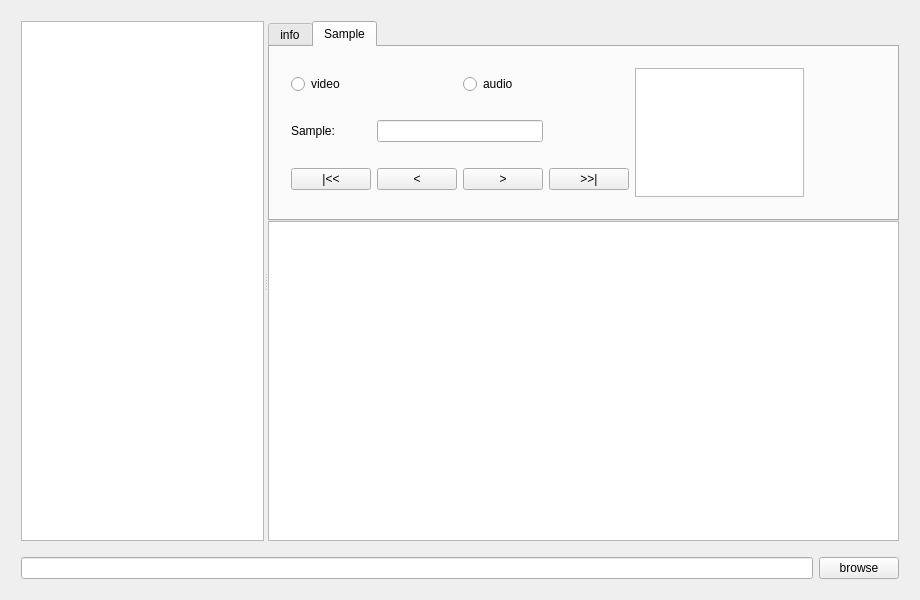
<?xml version="1.0" encoding="UTF-8"?>
<ui version="4.0">
 <class>MainWindow</class>
 <widget class="QMainWindow" name="MainWindow">
  <property name="geometry">
   <rect>
    <x>0</x>
    <y>0</y>
    <width>920</width>
    <height>600</height>
   </rect>
  </property>
  <property name="windowTitle">
   <string>MediaParser</string>
  </property>
  <widget class="QWidget" name="centralwidget">
   <layout class="QGridLayout" name="gridLayout">
    <item row="0" column="0">
     <layout class="QVBoxLayout" name="verticalLayout">
      <property name="leftMargin">
       <number>10</number>
      </property>
      <property name="topMargin">
       <number>10</number>
      </property>
      <property name="rightMargin">
       <number>10</number>
      </property>
      <property name="bottomMargin">
       <number>10</number>
      </property>
      <item>
       <widget class="QSplitter" name="splitter">
        <property name="orientation">
         <enum>Qt::Horizontal</enum>
        </property>
        <widget class="QTreeWidget" name="structTree">
         <property name="sizeAdjustPolicy">
          <enum>QAbstractScrollArea::AdjustToContents</enum>
         </property>
         <attribute name="headerVisible">
          <bool>false</bool>
         </attribute>
         <column>
          <property name="text">
           <string notr="true">1</string>
          </property>
         </column>
        </widget>
        <widget class="QWidget" name="widget" native="true">
         <layout class="QVBoxLayout" name="verticalLayout_2">
          <property name="spacing">
           <number>0</number>
          </property>
          <property name="leftMargin">
           <number>0</number>
          </property>
          <property name="topMargin">
           <number>0</number>
          </property>
          <property name="rightMargin">
           <number>0</number>
          </property>
          <property name="bottomMargin">
           <number>0</number>
          </property>
          <item>
           <widget class="QTabWidget" name="tabWidget">
            <property name="minimumSize">
             <size>
              <width>0</width>
              <height>200</height>
             </size>
            </property>
            <property name="maximumSize">
             <size>
              <width>16777215</width>
              <height>200</height>
             </size>
            </property>
            <property name="currentIndex">
             <number>1</number>
            </property>
            <widget class="QWidget" name="baseInfoTab">
             <attribute name="title">
              <string>info</string>
             </attribute>
             <layout class="QGridLayout" name="gridLayout_3">
              <property name="leftMargin">
               <number>0</number>
              </property>
              <property name="topMargin">
               <number>0</number>
              </property>
              <property name="rightMargin">
               <number>0</number>
              </property>
              <property name="bottomMargin">
               <number>0</number>
              </property>
              <property name="spacing">
               <number>0</number>
              </property>
              <item row="0" column="0">
               <widget class="QTextEdit" name="baseInfoTextEdit">
                <property name="readOnly">
                 <bool>true</bool>
                </property>
               </widget>
              </item>
             </layout>
            </widget>
            <widget class="QWidget" name="sampleTab">
             <attribute name="title">
              <string>Sample</string>
             </attribute>
             <widget class="QWidget" name="layoutWidget">
              <property name="geometry">
               <rect>
                <x>10</x>
                <y>10</y>
                <width>535</width>
                <height>151</height>
               </rect>
              </property>
              <layout class="QHBoxLayout" name="horizontalLayout_2">
               <item>
                <layout class="QGridLayout" name="gridLayout_2">
                 <property name="verticalSpacing">
                  <number>20</number>
                 </property>
                 <item row="0" column="0" colspan="2">
                  <widget class="QRadioButton" name="radioVideo">
                   <property name="text">
                    <string>video</string>
                   </property>
                  </widget>
                 </item>
                 <item row="1" column="0">
                  <widget class="QLabel" name="label">
                   <property name="text">
                    <string>Sample:</string>
                   </property>
                  </widget>
                 </item>
                 <item row="2" column="0">
                  <widget class="QPushButton" name="homeButton">
                   <property name="text">
                    <string>|&lt;&lt;</string>
                   </property>
                  </widget>
                 </item>
                 <item row="2" column="1">
                  <widget class="QPushButton" name="prevButton">
                   <property name="text">
                    <string>&lt;</string>
                   </property>
                  </widget>
                 </item>
                 <item row="2" column="2">
                  <widget class="QPushButton" name="nextButton">
                   <property name="text">
                    <string>&gt;</string>
                   </property>
                  </widget>
                 </item>
                 <item row="2" column="3">
                  <widget class="QPushButton" name="endButton">
                   <property name="text">
                    <string>&gt;&gt;|</string>
                   </property>
                  </widget>
                 </item>
                 <item row="1" column="1" colspan="2">
                  <widget class="QLineEdit" name="lineEditSample">
                   <property name="alignment">
                    <set>Qt::AlignRight|Qt::AlignTrailing|Qt::AlignVCenter</set>
                   </property>
                  </widget>
                 </item>
                 <item row="0" column="2" colspan="2">
                  <widget class="QRadioButton" name="radioAudio">
                   <property name="text">
                    <string>audio</string>
                   </property>
                  </widget>
                 </item>
                </layout>
               </item>
               <item>
                <widget class="QTextEdit" name="textEditSampleInfo">
                 <property name="readOnly">
                  <bool>true</bool>
                 </property>
                </widget>
               </item>
              </layout>
             </widget>
            </widget>
           </widget>
          </item>
          <item>
           <widget class="QTextEdit" name="hexView">
            <property name="lineWrapMode">
             <enum>QTextEdit::NoWrap</enum>
            </property>
            <property name="readOnly">
             <bool>true</bool>
            </property>
           </widget>
          </item>
         </layout>
        </widget>
       </widget>
      </item>
      <item>
       <layout class="QHBoxLayout" name="horizontalLayout">
        <property name="leftMargin">
         <number>0</number>
        </property>
        <property name="topMargin">
         <number>10</number>
        </property>
        <property name="rightMargin">
         <number>0</number>
        </property>
        <property name="bottomMargin">
         <number>0</number>
        </property>
        <item>
         <widget class="QLineEdit" name="filePathEdit">
          <property name="readOnly">
           <bool>true</bool>
          </property>
         </widget>
        </item>
        <item>
         <widget class="QPushButton" name="openButton">
          <property name="text">
           <string>browse</string>
          </property>
         </widget>
        </item>
       </layout>
      </item>
     </layout>
    </item>
   </layout>
  </widget>
 </widget>
 <layoutdefault spacing="6" margin="11"/>
 <tabstops>
  <tabstop>openButton</tabstop>
  <tabstop>filePathEdit</tabstop>
  <tabstop>structTree</tabstop>
 </tabstops>
 <resources/>
 <connections/>
</ui>
